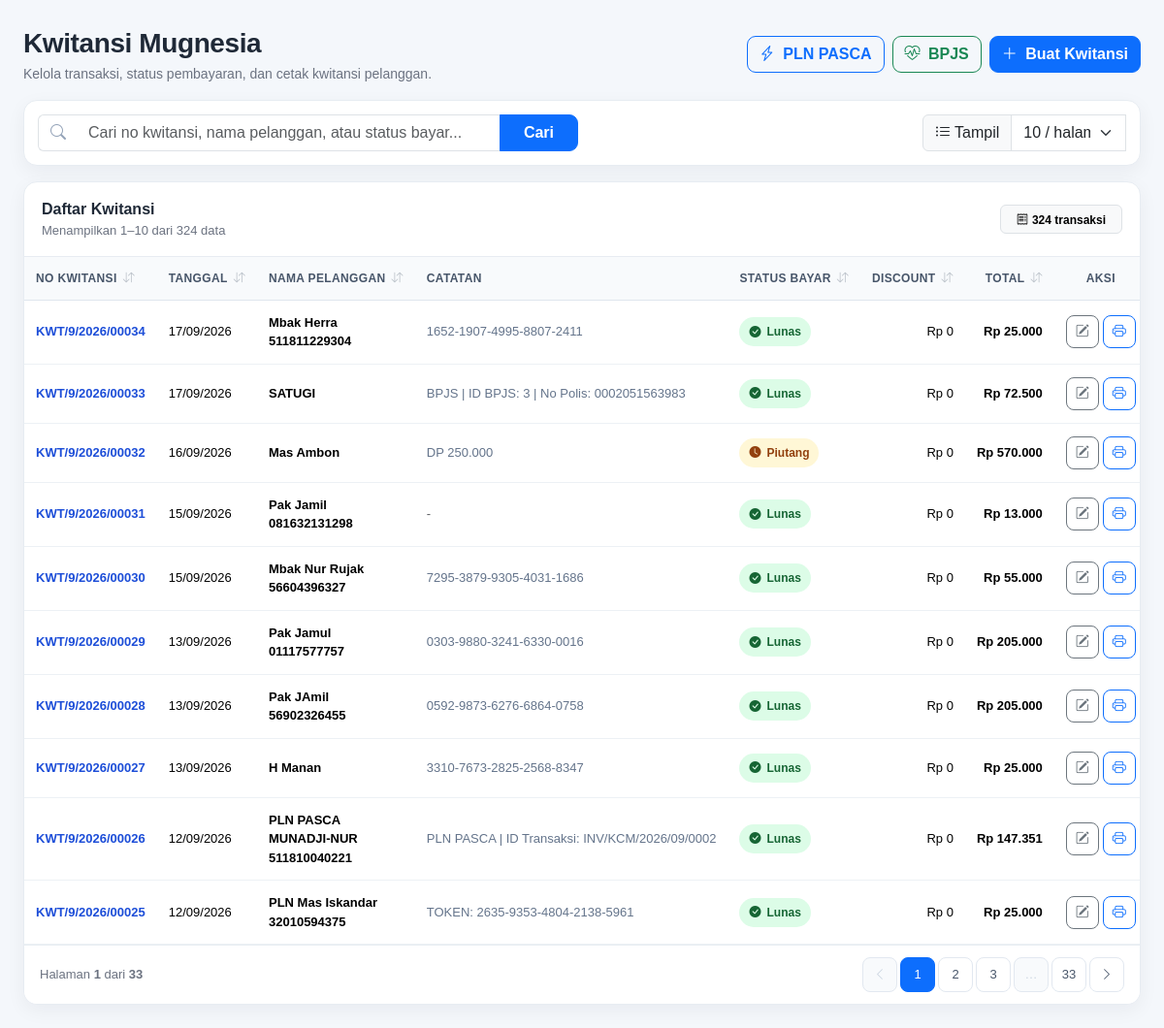
The page / on the database its author committed.
### tables this page shows
CREATE TABLE `kwitansi` (
  `id` int(11) NOT NULL AUTO_INCREMENT,
  `no_kwitansi` varchar(40) NOT NULL,
  `tanggal` date NOT NULL,
  `nama_pelanggan` varchar(100) DEFAULT NULL,
  `alamat_pelanggan` varchar(255) DEFAULT NULL,
  `catatan` text,
  `status_bayar` varchar(50) NOT NULL,
  `discount` decimal(12,0) NOT NULL,
  `total` decimal(12,0) NOT NULL DEFAULT '0',
  `created_at` timestamp NOT NULL DEFAULT CURRENT_TIMESTAMP,
  `SN` varchar(45) NOT NULL,
  PRIMARY KEY (`id`),
  UNIQUE KEY `no_kwitansi` (`no_kwitansi`),
  KEY `idx_kwitansi_no` (`no_kwitansi`),
  KEY `idx_kwitansi_nama` (`nama_pelanggan`),
  KEY `idx_kwitansi_status` (`status_bayar`)
);

### index.php (the view, shortened to what this page needs)
<?php
    require_once "db.php";
    $allowed_sizes = [5,10,20,50];
    $ps = (int)($_GET['ps'] ?? 10);
    $limit = in_array($ps, $allowed_sizes) ? $ps : 10;
    $page = max(1, (int)($_GET['page'] ?? 1));
    $offset = ($page - 1) * $limit;
    $search = trim($_GET['q'] ?? "");
    $allowed_sort = [
        'no_kwitansi'    => 'no_kwitansi',
        'tanggal'        => 'tanggal',
        'nama_pelanggan' => 'nama_pelanggan',
        'status_bayar'   => 'status_bayar',
        'discount'       => 'discount',
        'total'          => 'total'
    ];
    $sort = $_GET['sort'] ?? 'id';
    $dir  = strtolower($_GET['dir'] ?? 'desc');
    $dir  = $dir === 'asc' ? 'ASC' : 'DESC';
    $orderBy = isset($allowed_sort[$sort]) ? $allowed_sort[$sort] : 'id';
    $sql = "SELECT * FROM kwitansi ";
    $params = [];
    $types = "";
    $sql_count = preg_replace('/SELECT \* FROM/', 'SELECT COUNT(*) as jml FROM', $sql, 1);
    $stmt = $conn->prepare($sql_count);
    $stmt->execute();
    $count = $stmt->get_result()->fetch_assoc()['jml'] ?? 0;
    $total_pages = max(1, (int)ceil($count / $limit));
    $sql .= "ORDER BY {$orderBy} {$dir} LIMIT ? OFFSET ?";
    $stmt = $conn->prepare($sql);
    if ($types) {
        $types2 = $types . "ii";
        $params2 = array_merge($params, [$limit, $offset]);
        $stmt->bind_param($types2, ...$params2);
    } else {
        $stmt->bind_param("ii", $limit, $offset);
    }
    $stmt->execute();
    $res = $stmt->get_result();
    $start_row = $count > 0 ? $offset + 1 : 0;
    $end_row = min($offset + $limit, $count);
    function pageUrl($targetPage, $search, $limit, $sort, $dir) {
        return '?page=' . (int)$targetPage
            . '&q=' . urlencode($search)
            . '&ps=' . (int)$limit
            . '&sort=' . urlencode($sort)
            . '&dir=' . urlencode(strtolower($dir));
    }
    function sortUrl($column, $currentSort, $currentDir, $search, $limit) {
        $nextDir = ($currentSort === $column && strtoupper($currentDir) === 'ASC') ? 'desc' : 'asc';
        return '?page=1'
            . '&q=' . urlencode($search)
            . '&ps=' . (int)$limit
            . '&sort=' . urlencode($column)
            . '&dir=' . $nextDir;
    }
    function sortIcon($column, $currentSort, $currentDir) {
        if ($currentSort !== $column) {
            return '<i class="bi bi-arrow-down-up sort-icon"></i>';
        }
        return strtoupper($currentDir) === 'ASC'
            ? '<i class="bi bi-sort-up sort-icon active"></i>'
            : '<i class="bi bi-sort-down sort-icon active"></i>';
    }
?>
<!doctype html>
<html lang="id">
<head>
<link href="https://cdn.jsdelivr.net/npm/bootstrap@5.3.3/dist/css/bootstrap.min.css" rel="stylesheet">
<link rel="stylesheet" href="https://cdn.jsdelivr.net/npm/bootstrap-icons@1.11.3/font/bootstrap-icons.min.css">
</head>
<body>
<div class="container-fluid app-wrap py-4 px-3 px-lg-4">
  <div class="d-flex flex-column flex-md-row justify-content-between align-items-md-center gap-3 mb-3">
    <div>
      <div class="page-title">Kwitansi Mugnesia</div>
      <div class="page-subtitle">Kelola transaksi, status pembayaran, dan cetak kwitansi pelanggan.</div>
    </div>
    <div class="d-flex gap-2 header-actions">
      <a class="btn btn-outline-primary" href="input_tagihan.php">
        <i class="bi bi-lightning-charge me-1"></i> PLN PASCA
      </a>
      <a class="btn btn-outline-success" href="input_bpjs.php">
        <i class="bi bi-heart-pulse me-1"></i> BPJS
      </a>
      <a class="btn btn-primary" href="kwitansi_form.php">
        <i class="bi bi-plus-lg me-1"></i> Buat Kwitansi
      </a>
    </div>
  </div>
  <form class="toolbar-card mb-3" method="get">
    <div class="row g-2 align-items-center">
      <div class="col-12 col-md-8 col-lg-6">
        <div class="input-group search-box">
          <span class="input-group-text"><i class="bi bi-search"></i></span>
          <input type="text" class="form-control"
                 placeholder="Cari no kwitansi, nama pelanggan, atau status bayar..."
                 name="q"
                 value="<?= htmlspecialchars($search) ?>">
          <button class="btn btn-primary px-4" type="submit">Cari</button>
        </div>
      </div>
      <div class="col-12 col-md-4 col-lg-6 d-flex justify-content-md-end">
        <div class="input-group" style="max-width:210px;">
          <label class="input-group-text" for="ps"><i class="bi bi-list-ul me-1"></i> Tampil</label>
          <select class="form-select" name="ps" id="ps" onchange="this.form.submit()">
            <?php foreach($allowed_sizes as $s): ?>
              <option value="<?=$s?>" <?=$s==$limit?'selected':''?>><?=$s?> / halaman</option>
            <?php endforeach; ?>
          </select>
        </div>
      </div>
    </div>
  </form>
  <div class="grid-card">
    <div class="grid-head d-flex justify-content-between align-items-center">
      <div>
        <div class="fw-bold">Daftar Kwitansi</div>
        <div class="record-info">Menampilkan <?= $start_row ?>–<?= $end_row ?> dari <?= number_format($count,0,',','.') ?> data</div>
      </div>
      <span class="badge text-bg-light border px-3 py-2">
        <i class="bi bi-receipt me-1"></i><?= number_format($count,0,',','.') ?> transaksi
      </span>
    </div>
    <div class="table-responsive">
      <table class="table table-hover align-middle">
        <thead>
          <tr>
            <th>
              <a class="sort-link" href="<?= sortUrl('no_kwitansi', $sort, $dir, $search, $limit) ?>">
                No Kwitansi <?= sortIcon('no_kwitansi', $sort, $dir) ?>
              </a>
            </th>
            <th>
              <a class="sort-link" href="<?= sortUrl('tanggal', $sort, $dir, $search, $limit) ?>">
                Tanggal <?= sortIcon('tanggal', $sort, $dir) ?>
              </a>
            </th>
            <th>
              <a class="sort-link" href="<?= sortUrl('nama_pelanggan', $sort, $dir, $search, $limit) ?>">
                Nama Pelanggan <?= sortIcon('nama_pelanggan', $sort, $dir) ?>
              </a>
            </th>
            <th>Catatan</th>
            <th>
              <a class="sort-link" href="<?= sortUrl('status_bayar', $sort, $dir, $search, $limit) ?>">
                Status Bayar <?= sortIcon('status_bayar', $sort, $dir) ?>
              </a>
            </th>
            <th class="text-end">
              <a class="sort-link justify-content-end" href="<?= sortUrl('discount', $sort, $dir, $search, $limit) ?>">
                Discount <?= sortIcon('discount', $sort, $dir) ?>
              </a>
            </th>
            <th class="text-end">
              <a class="sort-link justify-content-end" href="<?= sortUrl('total', $sort, $dir, $search, $limit) ?>">
                Total <?= sortIcon('total', $sort, $dir) ?>
              </a>
            </th>
            <th class="text-center">Aksi</th>
          </tr>
        </thead>
        <tbody>
          <?php while($row = $res->fetch_assoc()): ?>
            <?php
              $status = trim($row['status_bayar'] ?? '');
              $statusLower = strtolower($status);
              if ($statusLower === 'lunas') {
                  $statusClass = 'status-lunas';
                  $statusIcon = 'bi-check-circle-fill';
              } elseif ($statusLower === 'piutang') {
                  $statusClass = 'status-piutang';
                  $statusIcon = 'bi-clock-fill';
              } else {
                  $statusClass = 'status-other';
                  $statusIcon = 'bi-info-circle-fill';
              }
            ?>
            <tr>
              <td><span class="invoice-no"><?= htmlspecialchars($row['no_kwitansi']) ?></span></td>
              <td class="text-nowrap"><?= date('d/m/Y', strtotime($row['tanggal'])) ?></td>
              <td><span class="customer-name"><?= htmlspecialchars($row['nama_pelanggan']) ?></span></td>
              <td>
                <div class="note-cell" title="<?= htmlspecialchars($row['catatan'] ?? '') ?>">
                  <?= trim($row['catatan'] ?? '') !== '' ? htmlspecialchars($row['catatan']) : '<span class="text-muted">-</span>' ?>
                </div>
              </td>
              <td>
                <span class="status-badge <?= $statusClass ?>">
                  <i class="bi <?= $statusIcon ?>"></i><?= htmlspecialchars($status !== '' ? $status : '-') ?>
                </span>
              </td>
              <td class="text-end money">Rp <?= number_format($row['discount'], 0, ',', '.') ?></td>
              <td class="text-end money total-money">Rp <?= number_format($row['total'], 0, ',', '.') ?></td>
              <td class="text-center text-nowrap">
                <div class="d-inline-flex gap-1">
                  <a class="btn btn-outline-secondary btn-sm action-btn"
                     href="kwitansi_edit.php?id=<?= (int)$row['id'] ?>"
                     title="Edit kwitansi">
                    <i class="bi bi-pencil-square"></i>
                  </a>
                  <a class="btn btn-outline-primary btn-sm action-btn"
                     target="_blank"
                     href="kwitansi_print.php?id=<?= (int)$row['id'] ?>"
                     title="Print kwitansi">
                    <i class="bi bi-printer"></i>
                  </a>
                </div>
              </td>
            </tr>
          <?php endwhile; ?>
        </tbody>
      </table>
    </div>
    <div class="grid-footer d-flex flex-column flex-md-row justify-content-between align-items-md-center gap-2">
      <div class="record-info">
        Halaman <strong><?= $page ?></strong> dari <strong><?= $total_pages ?></strong>
      </div>
      <?php if ($total_pages > 1): ?>
        <nav aria-label="Pagination kwitansi">
          <ul class="pagination pagination-sm">
            <li class="page-item <?= $page <= 1 ? 'disabled' : '' ?>">
              <a class="page-link" href="<?= pageUrl(max(1,$page-1), $search, $limit, $sort, $dir) ?>" aria-label="Sebelumnya">
                <i class="bi bi-chevron-left"></i>
              </a>
            </li>
            <?php
              $window = 2;
              $candidates = [1, $total_pages];
              for ($i = max(1, $page-$window); $i <= min($total_pages, $page+$window); $i++) {
                  $candidates[] = $i;
              }
              $candidates = array_values(array_unique($candidates));
              sort($candidates);
              $prevShown = null;
            ?>
            <?php foreach($candidates as $i): ?>
              <?php if ($prevShown !== null && $i > $prevShown + 1): ?>
                <li class="page-item disabled"><span class="page-link">…</span></li>
              <?php endif; ?>
              <li class="page-item <?= $i == $page ? 'active' : '' ?>">
                <a class="page-link" href="<?= pageUrl($i, $search, $limit, $sort, $dir) ?>"><?= $i ?></a>
              </li>
              <?php $prevShown = $i; ?>
            <?php endforeach; ?>
            <li class="page-item <?= $page >= $total_pages ? 'disabled' : '' ?>">
              <a class="page-link" href="<?= pageUrl(min($total_pages,$page+1), $search, $limit, $sort, $dir) ?>" aria-label="Berikutnya">
                <i class="bi bi-chevron-right"></i>
              </a>
            </li>
          </ul>
        </nav>
      <?php endif; ?>
    </div>
  </div>
</div>
</body>
</html>

### index.php (style rules this page uses)
:root { --app-bg:#f4f7fb; --card-border:#e7ecf2; --head-bg:#f8fafc; --text-main:#1f2937; --text-muted:#6b7280; }
body { background:var(--app-bg); color:var(--text-main); font-family:Arial, Helvetica, sans-serif; }
.app-wrap { max-width: 1450px; }
.page-title { font-size:28px; font-weight:800; letter-spacing:-.4px; }
.page-subtitle { color:var(--text-muted); font-size:14px; }
.toolbar-card, .grid-card { background:#fff; border:1px solid var(--card-border); border-radius:14px; box-shadow:0 6px 20px rgba(15,23,42,.05); }
.toolbar-card { padding:14px; }
.search-box .input-group-text { background:#fff; border-right:0; color:#94a3b8; }
.search-box .form-control { border-left:0; box-shadow:none !important; }
.grid-card { overflow:hidden; }
.grid-head { padding:16px 18px; border-bottom:1px solid var(--card-border); }
.record-info { font-size:13px; color:var(--text-muted); }
.table { margin:0; }
.table thead th { background:var(--head-bg); color:#475569; border-bottom:1px solid #dfe6ee; padding:13px 12px; font-size:12px; font-weight:800; text-transform:uppercase; letter-spacing:.35px; white-space:nowrap; }
.table tbody td { padding:13px 12px; border-color:#edf1f5; font-size:13px; vertical-align:middle; }
.table tbody tr { transition:.15s ease; }
.invoice-no { color:#1d4ed8; font-weight:700; white-space:nowrap; }
.customer-name { font-weight:600; }
.note-cell { color:#64748b; max-width:360px; white-space:nowrap; overflow:hidden; text-overflow:ellipsis; }
.money { font-variant-numeric:tabular-nums; white-space:nowrap; }
.total-money { font-weight:800; color:#0f172a; }
.status-badge { display:inline-flex; align-items:center; gap:6px; padding:6px 10px; border-radius:999px; font-size:12px; font-weight:700; white-space:nowrap; }
.status-lunas { background:#dcfce7; color:#166534; }
.status-piutang { background:#fff7d6; color:#92400e; }
.action-btn { width:34px; height:34px; padding:0; display:inline-flex; align-items:center; justify-content:center; border-radius:8px !important; }
.grid-footer { padding:12px 16px; border-top:1px solid var(--card-border); background:#fff; }
.pagination { margin:0; gap:4px; }
.pagination .page-link { min-width:36px; height:36px; display:flex; align-items:center; justify-content:center; border-radius:8px !important; border:1px solid #e2e8f0; color:#475569; font-size:13px; }
.pagination .page-item.active .page-link { background:#0d6efd; border-color:#0d6efd; color:#fff; }
.pagination .page-item.disabled .page-link { background:#f8fafc; color:#cbd5e1; }
.btn { border-radius:9px; font-weight:600; }
.sort-link { display:inline-flex; align-items:center; gap:6px; color:inherit; text-decoration:none; }
.sort-icon { font-size:12px; opacity:.35; }

### rows shown on the page
kwitansi: no_kwitansi "KWT/9/2026/00034", tanggal "17/09/2026", nama_pelanggan "Mbak Herra 511811229304", catatan "1652-1907-4995-8807-2411", status_bayar "Lunas", discount "0", total "25.000"
kwitansi: no_kwitansi "KWT/9/2026/00033", tanggal "17/09/2026", nama_pelanggan "SATUGI", catatan "BPJS | ID BPJS: 3 | No Polis: 0002051563983", status_bayar "Lunas", discount "0", total "72.500"
kwitansi: no_kwitansi "KWT/9/2026/00032", tanggal "16/09/2026", nama_pelanggan "Mas Ambon", catatan "DP 250.000", status_bayar "Piutang", discount "0", total "570.000"
kwitansi: no_kwitansi "KWT/9/2026/00031", tanggal "15/09/2026", nama_pelanggan "Pak Jamil 081632131298", status_bayar "Lunas", discount "0", total "13.000"
kwitansi: no_kwitansi "KWT/9/2026/00030", tanggal "15/09/2026", nama_pelanggan "Mbak Nur Rujak 56604396327", catatan "7295-3879-9305-4031-1686", status_bayar "Lunas", discount "0", total "55.000"
kwitansi: no_kwitansi "KWT/9/2026/00029", tanggal "13/09/2026", nama_pelanggan "Pak Jamul 01117577757", catatan "0303-9880-3241-6330-0016", status_bayar "Lunas", discount "0", total "205.000"
kwitansi: no_kwitansi "KWT/9/2026/00028", tanggal "13/09/2026", nama_pelanggan "Pak JAmil 56902326455", catatan "0592-9873-6276-6864-0758", status_bayar "Lunas", discount "0", total "205.000"
kwitansi: no_kwitansi "KWT/9/2026/00027", tanggal "13/09/2026", nama_pelanggan "H Manan", catatan "3310-7673-2825-2568-8347", status_bayar "Lunas", discount "0", total "25.000"
kwitansi: no_kwitansi "KWT/9/2026/00026", tanggal "12/09/2026", nama_pelanggan "PLN PASCA MUNADJI-NUR 511810040221", catatan "PLN PASCA | ID Transaksi: INV/KCM/2026/09/0002", status_bayar "Lunas", discount "0", total "147.351"
kwitansi: no_kwitansi "KWT/9/2026/00025", tanggal "12/09/2026", nama_pelanggan "PLN Mas Iskandar 32010594375", catatan "TOKEN: 2635-9353-4804-2138-5961", status_bayar "Lunas", discount "0", total "25.000"

### other values the page prints
$start_row "1"
$end_row "10"
$count "324"
$page "1"
$total_pages "33"
$i "1"
$i "2"
$i "3"
$i "33"
form field ps "10 / halaman"
